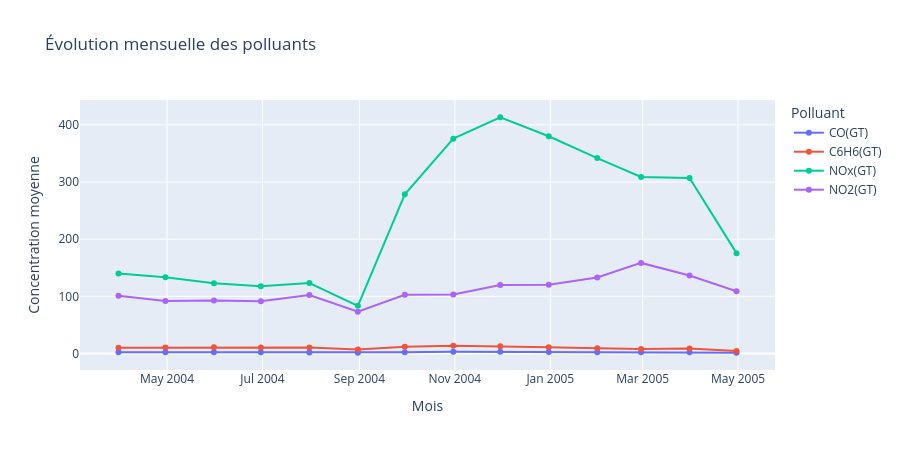

The code cell stored with this chart in its notebook:
### Markdown cell above
## 7. Évolution mensuelle des polluants

### Code cell
moy_mens = df[polluants].resample('ME').mean().reset_index()

fig = px.line(moy_mens, x='Datetime', y=polluants, markers=True,
             title='Évolution mensuelle des polluants',
             labels={'value': 'Concentration moyenne', 'Datetime': 'Mois', 'variable': 'Polluant'})
fig.update_layout(height=450, hovermode='x unified')
fig.show()

### Figure 1 — Plotly figure (JSON) as saved in the notebook; plotly's stock layout.template omitted (floating-point values rounded to 4 significant figures)
{"data": [{"hovertemplate": "Polluant=CO(GT)<br>Mois=%{x}<br>Concentration moyenne=%{y}<extra></extra>", "legendgroup": "CO(GT)", "line": {"color": "#636efa", "dash": "solid"}, "marker": {"symbol": "circle"}, "mode": "lines+markers", "name": "CO(GT)", "orientation": "v", "showlegend": true, "type": "scatter", "x": ["2004-03-31T00:00:00.000000000", "2004-04-30T00:00:00.000000000", "2004-05-31T00:00:00.000000000", "2004-06-30T00:00:00.000000000", "2004-07-31T00:00:00.000000000", "2004-08-31T00:00:00.000000000", "2004-09-30T00:00:00.000000000", "2004-10-31T00:00:00.000000000", "2004-11-30T00:00:00.000000000", "2004-12-31T00:00:00.000000000", "2005-01-31T00:00:00.000000000", "2005-02-28T00:00:00.000000000", "2005-03-31T00:00:00.000000000", "2005-04-30T00:00:00.000000000"], "xaxis": "x", "y": [2.25, 2.138, 1.922, 1.865, 1.71, 1.338, 2.247, 3.024, 2.736, 2.561, 1.984, 2.081, 2.002, 1.189], "yaxis": "y"}, {"hovertemplate": "Polluant=C6H6(GT)<br>Mois=%{x}<br>Concentration moyenne=%{y}<extra></extra>", "legendgroup": "C6H6(GT)", "line": {"color": "#EF553B", "dash": "solid"}, "marker": {"symbol": "circle"}, "mode": "lines+markers", "name": "C6H6(GT)", "orientation": "v", "showlegend": true, "type": "scatter", "x": ["2004-03-31T00:00:00.000000000", "2004-04-30T00:00:00.000000000", "2004-05-31T00:00:00.000000000", "2004-06-30T00:00:00.000000000", "2004-07-31T00:00:00.000000000", "2004-08-31T00:00:00.000000000", "2004-09-30T00:00:00.000000000", "2004-10-31T00:00:00.000000000", "2004-11-30T00:00:00.000000000", "2004-12-31T00:00:00.000000000", "2005-01-31T00:00:00.000000000", "2005-02-28T00:00:00.000000000", "2005-03-31T00:00:00.000000000", "2005-04-30T00:00:00.000000000"], "xaxis": "x", "y": [9.933, 10.3, 10.64, 10.35, 10.6, 6.776, 11.87, 13.53, 12.51, 10.8, 8.963, 7.851, 8.737, 4.285], "yaxis": "y"}, {"hovertemplate": "Polluant=NOx(GT)<br>Mois=%{x}<br>Concentration moyenne=%{y}<extra></extra>", "legendgroup": "NOx(GT)", "line": {"color": "#00cc96", "dash": "solid"}, "marker": {"symbol": "circle"}, "mode": "lines+markers", "name": "NOx(GT)", "orientation": "v", "showlegend": true, "type": "scatter", "x": ["2004-03-31T00:00:00.000000000", "2004-04-30T00:00:00.000000000", "2004-05-31T00:00:00.000000000", "2004-06-30T00:00:00.000000000", "2004-07-31T00:00:00.000000000", "2004-08-31T00:00:00.000000000", "2004-09-30T00:00:00.000000000", "2004-10-31T00:00:00.000000000", "2004-11-30T00:00:00.000000000", "2004-12-31T00:00:00.000000000", "2005-01-31T00:00:00.000000000", "2005-02-28T00:00:00.000000000", "2005-03-31T00:00:00.000000000", "2005-04-30T00:00:00.000000000"], "xaxis": "x", "y": [140.1, 133.4, 122.7, 117.5, 123.2, 83.39, 278.7, 375.9, 413.4, 380.1, 341.9, 308.8, 307.2, 175.6], "yaxis": "y"}, {"hovertemplate": "Polluant=NO2(GT)<br>Mois=%{x}<br>Concentration moyenne=%{y}<extra></extra>", "legendgroup": "NO2(GT)", "line": {"color": "#ab63fa", "dash": "solid"}, "marker": {"symbol": "circle"}, "mode": "lines+markers", "name": "NO2(GT)", "orientation": "v", "showlegend": true, "type": "scatter", "x": ["2004-03-31T00:00:00.000000000", "2004-04-30T00:00:00.000000000", "2004-05-31T00:00:00.000000000", "2004-06-30T00:00:00.000000000", "2004-07-31T00:00:00.000000000", "2004-08-31T00:00:00.000000000", "2004-09-30T00:00:00.000000000", "2004-10-31T00:00:00.000000000", "2004-11-30T00:00:00.000000000", "2004-12-31T00:00:00.000000000", "2005-01-31T00:00:00.000000000", "2005-02-28T00:00:00.000000000", "2005-03-31T00:00:00.000000000", "2005-04-30T00:00:00.000000000"], "xaxis": "x", "y": [101.1, 91.85, 92.79, 91.45, 102.1, 73.04, 102.7, 103.1, 119.9, 120.3, 132.9, 158.5, 136.5, 108.9], "yaxis": "y"}], "layout": {"height": 450, "hovermode": "x unified", "legend": {"title": {"text": "Polluant"}, "tracegroupgap": 0}, "title": {"text": "Évolution mensuelle des polluants"}, "xaxis": {"anchor": "y", "domain": [0, 1], "title": {"text": "Mois"}}, "yaxis": {"anchor": "x", "domain": [0, 1], "title": {"text": "Concentration moyenne"}}}}
